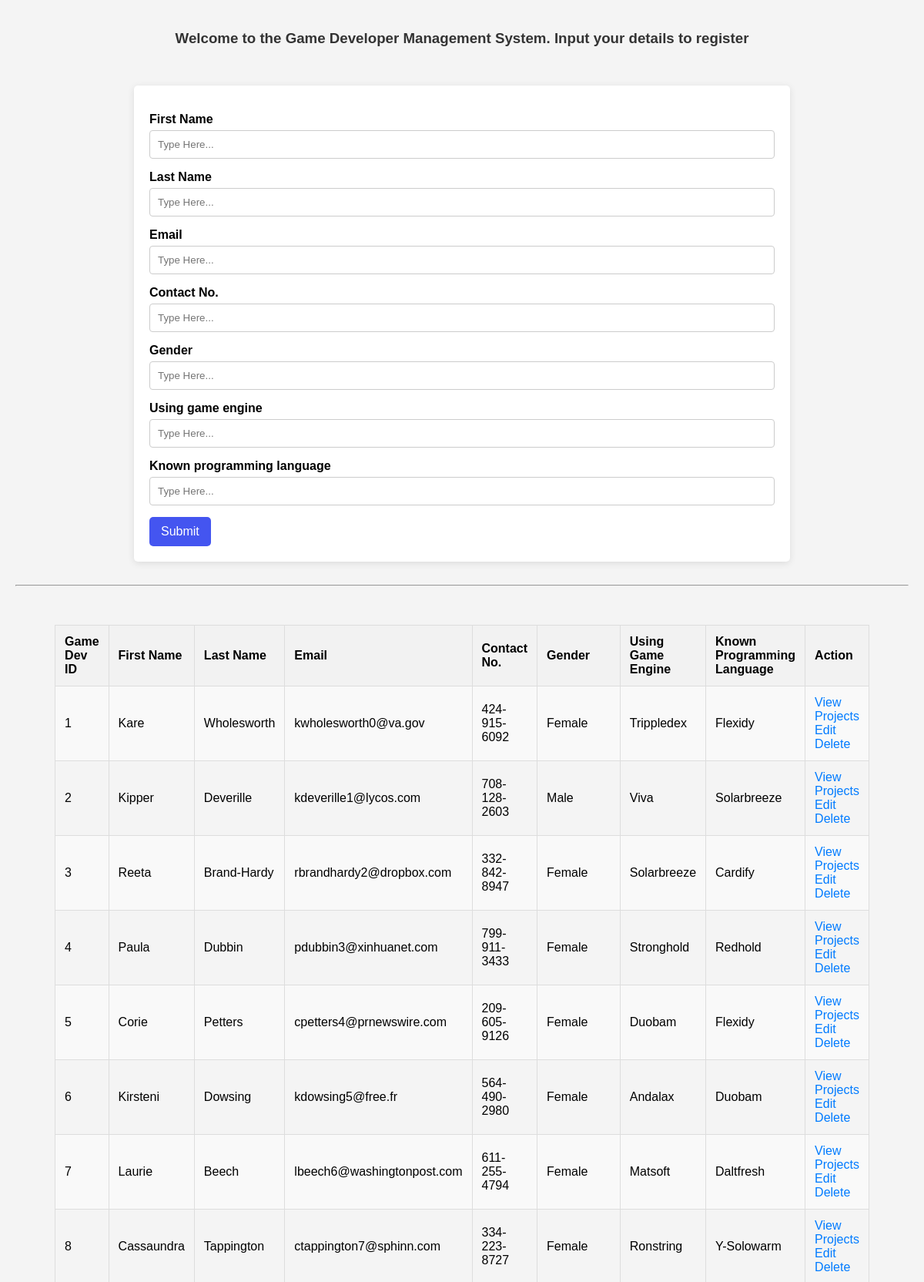
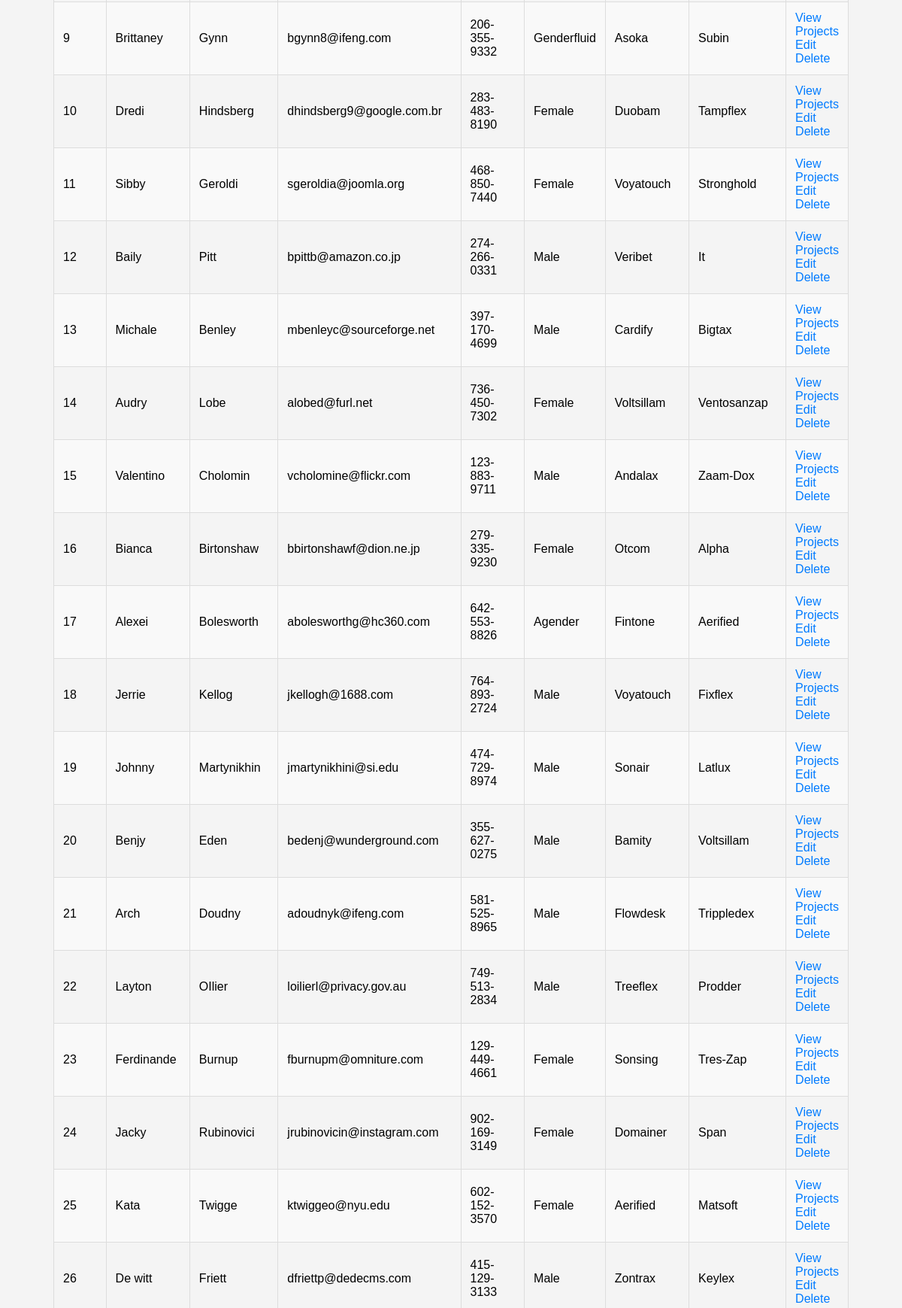
The page / (upper part) on the database its author committed (2 pictures, top to bottom).
### tables this page shows
create table Game_Devs (
	id INT AUTO_INCREMENT PRIMARY KEY,
	first_name VARCHAR(50),
	last_name VARCHAR(50),
	email VARCHAR(50),
	contact_num VARCHAR(50),
	gender VARCHAR(50),
	using_game_engine VARCHAR(50),
	known_prog_lang VARCHAR(50),
	date_added DATE
);

### core/models.php (called while the page is built, shortened)
<?php
function seeAllGameDevRecords($pdo){
    $sql = "SELECT * FROM game_devs";
    $stmt = $pdo->prepare($sql);
    $executeQuery = $stmt->execute();
    if ($executeQuery){
        return $stmt->fetchAll();
    }
}
?>

### index.php (the view, shortened to what this page needs)
<?php require_once "core/dbConfig.php"; ?>
<?php require_once "core/models.php"; ?>
<!DOCTYPE html>
<html lang="en">
<head>
    <link rel="stylesheet" href="css/styles_index.css">
</head>
<body>
    <h3>Welcome to the Game Developer Management System. Input your details to register</h3>
    <form action="core/handleForms.php" method="POST">
        <p>
            <label for="fname">First Name</label>
            <input type="text" name="fname" placeholder="Type Here...">
        </p>
        <p>
            <label for="Lname">Last Name</label>
            <input type="text" name="lname" placeholder="Type Here...">
        </p>
        <p>
            <label for="email">Email</label>
            <input type="text" name="email" placeholder="Type Here...">
        </p>
        <p>
            <label for="contactNum">Contact No.</label>
            <input type="text" name="contactNum" placeholder="Type Here...">
        </p>
        <p>
            <label for="gender">Gender</label>
            <input type="text" name="gender" placeholder="Type Here...">
        </p>
        <p>
            <label for="gameEngine">Using game engine</label>
            <input type="text" name="gameEngine" placeholder="Type Here...">
        </p>
        <p>
            <label for="progLang">Known programming language</label>
            <input type="text" name="progLang" placeholder="Type Here...">
        </p>
        <input type="submit" name="insertNewGameDevBtn">
    </form>
    <hr>
    <table style="width:75%; margin-top: 50px;">
        <tr>
            <th>Game Dev ID</th>
            <th>First Name</th>
            <th>Last Name</th>
            <th>Email</th>
            <th>Contact No.</th>
            <th>Gender</th>
            <th>Using Game Engine</th>
            <th>Known Programming Language</th>
            <th>Action</th>
        </tr>
        <?php $seeAllGameDevRecords = seeAllGameDevRecords($pdo); ?>
        <?php foreach ($seeAllGameDevRecords as $row) { ?>
            <tr>
                <td><?php echo $row["id"]; ?></td>
                <td><?php echo $row["first_name"]; ?></td>
                <td><?php echo $row["last_name"]; ?></td>
                <td><?php echo $row["email"]; ?></td>
                <td><?php echo $row["contact_num"]; ?></td>
                <td><?php echo $row["gender"]; ?></td>
                <td><?php echo $row["using_game_engine"]; ?></td>
                <td><?php echo $row["known_prog_lang"]; ?></td>
                <td>
                    <a href="viewprojects.php?game_dev_id=<?php echo $row['id']; ?>">View Projects</a>
                    <a href="editGameDev.php?id=<?php echo $row['id'];?>">Edit</a>
                    <a href="deleteGameDev.php?id=<?php echo $row['id'];?>">Delete</a>
                </td>
            </tr>
        <?php } ?>
    </table>
</body>
</html>

### css/styles_index.css (style rules this page uses)
body { font-family: Arial, sans-serif; background-color: #f4f4f4; margin: 0; padding: 20px; }
h3 { color: #333; text-align: center; }
form { background-color: #fff; padding: 20px; border-radius: 5px; box-shadow: 0 2px 10px rgba(0, 0, 0, 0.1); width: 70%; margin: 50px auto; margin-bottom: 30px; }
form p { margin: 15px 0; }
label { display: block; margin-bottom: 5px; font-weight: bold; }
input[type="text"] { width: 100%; padding: 10px; border: 1px solid #ccc; border-radius: 4px; box-sizing: border-box; }
input[type="submit"] { background-color: #4455f0; color: white; padding: 10px 15px; border: none; border-radius: 5px; cursor: pointer; font-size: 16px; }
table { width: 100%; border-collapse: collapse; margin: 50px auto; margin-top: 20px; }
table, th, td { border: 1px solid #ddd; }
th, td { padding: 12px; text-align: left; }
th { background-color: #f2f2f2; }
tr:nth-child(even) { background-color: #f9f9f9; }
a { text-decoration: none; color: #007bff; }

### rows shown on the page
game_devs: id "1", first_name "Kare", last_name "Wholesworth", email "kwholesworth0@va.gov", contact_num "424-915-6092", gender "Female", using_game_engine "Trippledex", known_prog_lang "Flexidy"
game_devs: id "2", first_name "Kipper", last_name "Deverille", email "kdeverille1@lycos.com", contact_num "708-128-2603", gender "Male", using_game_engine "Viva", known_prog_lang "Solarbreeze"
game_devs: id "3", first_name "Reeta", last_name "Brand-Hardy", email "rbrandhardy2@dropbox.com", contact_num "332-842-8947", gender "Female", using_game_engine "Solarbreeze", known_prog_lang "Cardify"
game_devs: id "4", first_name "Paula", last_name "Dubbin", email "pdubbin3@xinhuanet.com", contact_num "799-911-3433", gender "Female", using_game_engine "Stronghold", known_prog_lang "Redhold"
game_devs: id "5", first_name "Corie", last_name "Petters", email "cpetters4@prnewswire.com", contact_num "209-605-9126", gender "Female", using_game_engine "Duobam", known_prog_lang "Flexidy"
game_devs: id "6", first_name "Kirsteni", last_name "Dowsing", email "kdowsing5@free.fr", contact_num "564-490-2980", gender "Female", using_game_engine "Andalax", known_prog_lang "Duobam"
game_devs: id "7", first_name "Laurie", last_name "Beech", email "lbeech6@washingtonpost.com", contact_num "611-255-4794", gender "Female", using_game_engine "Matsoft", known_prog_lang "Daltfresh"
game_devs: id "8", first_name "Cassaundra", last_name "Tappington", email "ctappington7@sphinn.com", contact_num "334-223-8727", gender "Female", using_game_engine "Ronstring", known_prog_lang "Y-Solowarm"
game_devs: id "9", first_name "Brittaney", last_name "Gynn", email "bgynn8@ifeng.com", contact_num "206-355-9332", gender "Genderfluid", using_game_engine "Asoka", known_prog_lang "Subin"
game_devs: id "10", first_name "Dredi", last_name "Hindsberg", email "dhindsberg9@google.com.br", contact_num "283-483-8190", gender "Female", using_game_engine "Duobam", known_prog_lang "Tampflex"
game_devs: id "11", first_name "Sibby", last_name "Geroldi", email "sgeroldia@joomla.org", contact_num "468-850-7440", gender "Female", using_game_engine "Voyatouch", known_prog_lang "Stronghold"
game_devs: id "12", first_name "Baily", last_name "Pitt", email "bpittb@amazon.co.jp", contact_num "274-266-0331", gender "Male", using_game_engine "Veribet", known_prog_lang "It"
game_devs: id "13", first_name "Michale", last_name "Benley", email "mbenleyc@sourceforge.net", contact_num "397-170-4699", gender "Male", using_game_engine "Cardify", known_prog_lang "Bigtax"
game_devs: id "14", first_name "Audry", last_name "Lobe", email "alobed@furl.net", contact_num "736-450-7302", gender "Female", using_game_engine "Voltsillam", known_prog_lang "Ventosanzap"
game_devs: id "15", first_name "Valentino", last_name "Cholomin", email "vcholomine@flickr.com", contact_num "123-883-9711", gender "Male", using_game_engine "Andalax", known_prog_lang "Zaam-Dox"
game_devs: id "16", first_name "Bianca", last_name "Birtonshaw", email "bbirtonshawf@dion.ne.jp", contact_num "279-335-9230", gender "Female", using_game_engine "Otcom", known_prog_lang "Alpha"
game_devs: id "17", first_name "Alexei", last_name "Bolesworth", email "abolesworthg@hc360.com", contact_num "642-553-8826", gender "Agender", using_game_engine "Fintone", known_prog_lang "Aerified"
game_devs: id "18", first_name "Jerrie", last_name "Kellog", email "jkellogh@1688.com", contact_num "764-893-2724", gender "Male", using_game_engine "Voyatouch", known_prog_lang "Fixflex"
game_devs: id "19", first_name "Johnny", last_name "Martynikhin", email "jmartynikhini@si.edu", contact_num "474-729-8974", gender "Male", using_game_engine "Sonair", known_prog_lang "Latlux"
game_devs: id "20", first_name "Benjy", last_name "Eden", email "bedenj@wunderground.com", contact_num "355-627-0275", gender "Male", using_game_engine "Bamity", known_prog_lang "Voltsillam"
game_devs: id "21", first_name "Arch", last_name "Doudny", email "adoudnyk@ifeng.com", contact_num "581-525-8965", gender "Male", using_game_engine "Flowdesk", known_prog_lang "Trippledex"
game_devs: id "22", first_name "Layton", last_name "OIlier", email "loilierl@privacy.gov.au", contact_num "749-513-2834", gender "Male", using_game_engine "Treeflex", known_prog_lang "Prodder"
game_devs: id "23", first_name "Ferdinande", last_name "Burnup", email "fburnupm@omniture.com", contact_num "129-449-4661", gender "Female", using_game_engine "Sonsing", known_prog_lang "Tres-Zap"
game_devs: id "24", first_name "Jacky", last_name "Rubinovici", email "jrubinovicin@instagram.com", contact_num "902-169-3149", gender "Female", using_game_engine "Domainer", known_prog_lang "Span"
game_devs: id "25", first_name "Kata", last_name "Twigge", email "ktwiggeo@nyu.edu", contact_num "602-152-3570", gender "Female", using_game_engine "Aerified", known_prog_lang "Matsoft"
game_devs: id "26", first_name "De witt", last_name "Friett", email "dfriettp@dedecms.com", contact_num "415-129-3133", gender "Male", using_game_engine "Zontrax", known_prog_lang "Keylex"
